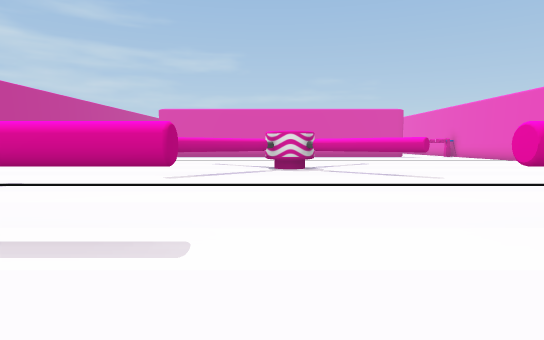
View 1 (above)

24 first-person views from a walk through a Unity game level. The camera is 1.3 m above the floor, tilts 4° down and sees 75° across. The floor is counted in squares, 2 m on a side. Each view is taken from the middle of a square. On the plan, view 1 faces up. The plan holds only what a view shows up to about 10 squares ahead; the rest is blank. The place goes on beyond the plan. The player is left out.

View 2
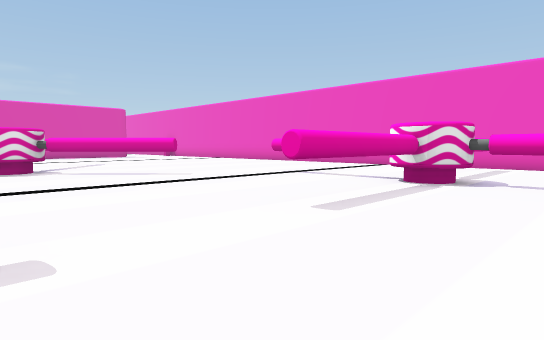

View 3
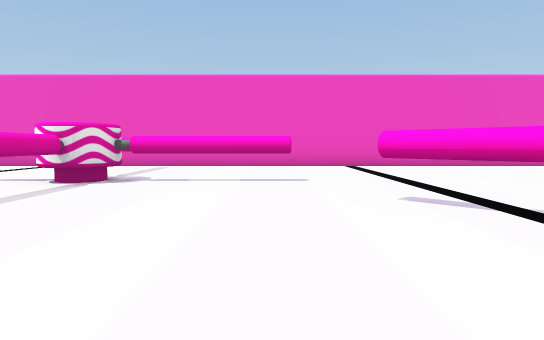

View 4
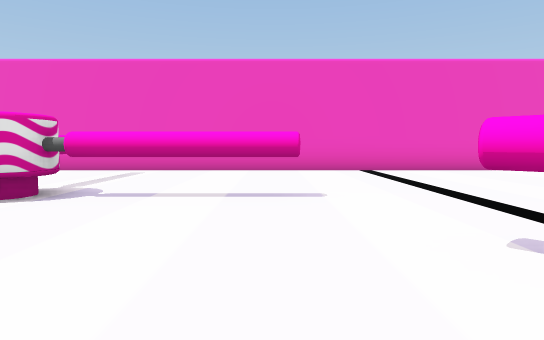

View 5
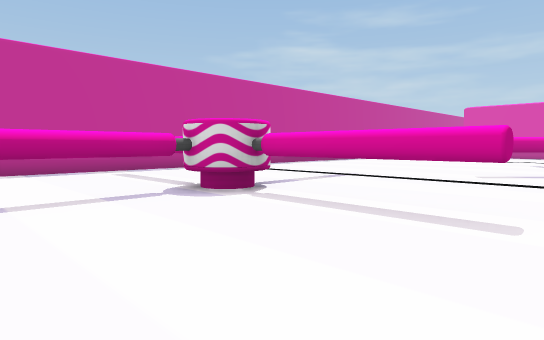

View 6
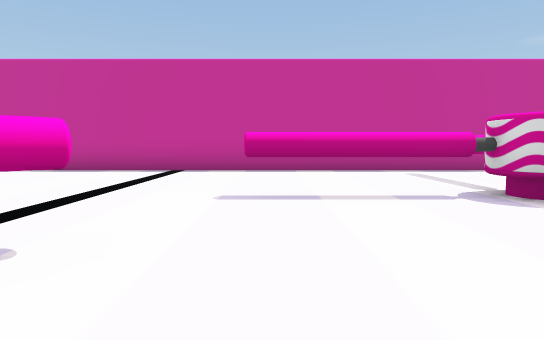

View 7
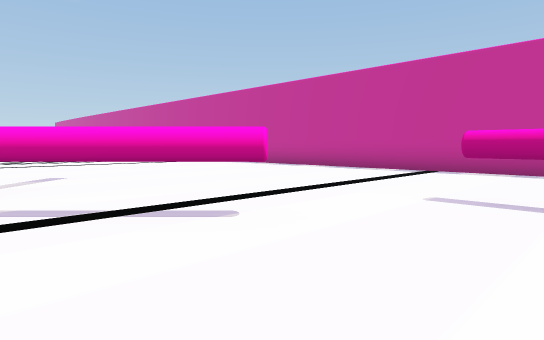

View 8
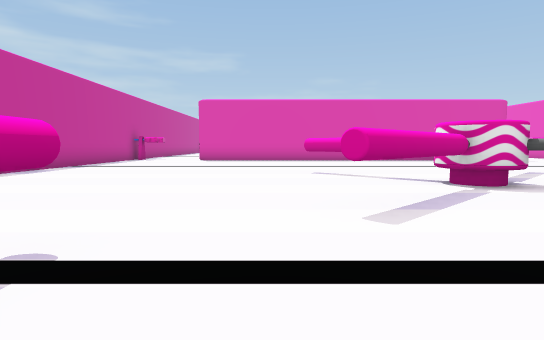

View 9
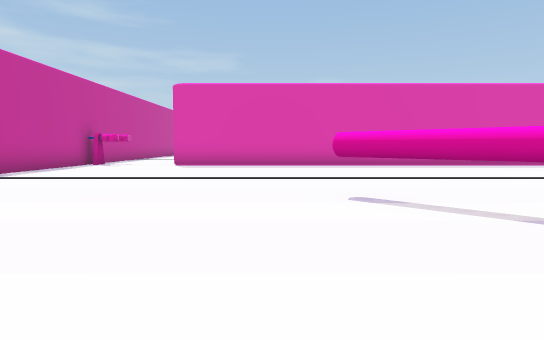

View 10
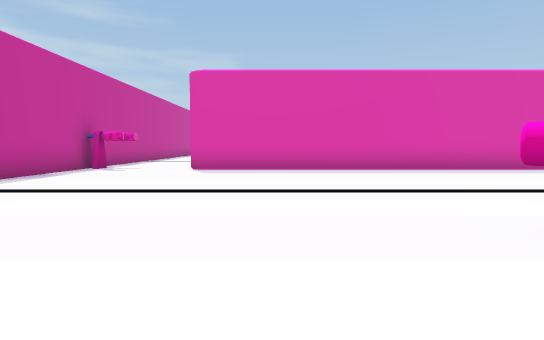

View 11
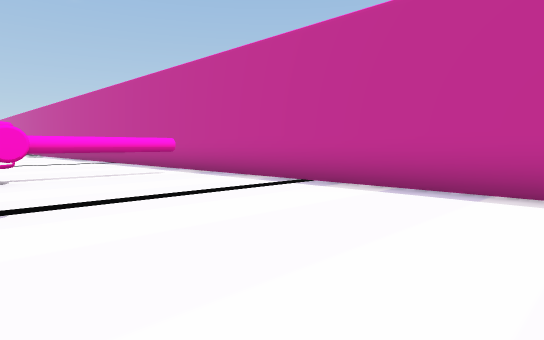

View 12
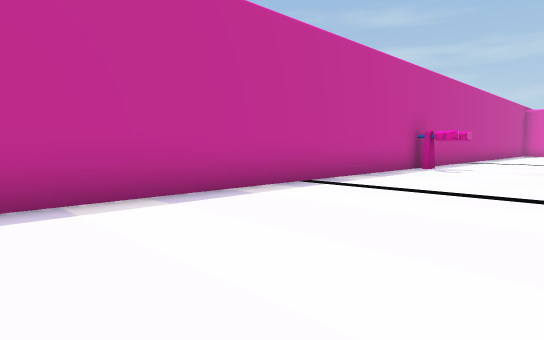

View 13
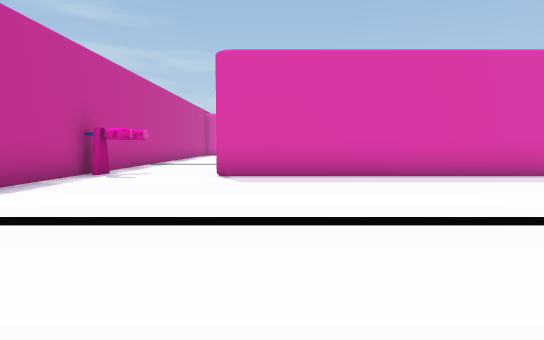

View 14
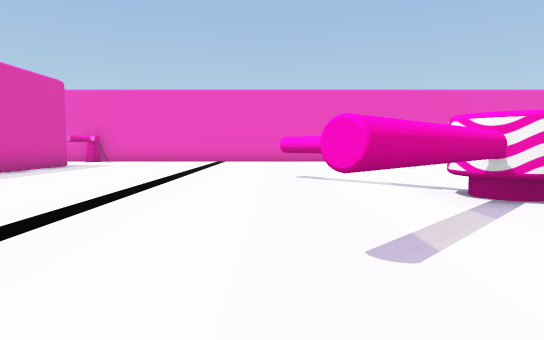

View 15
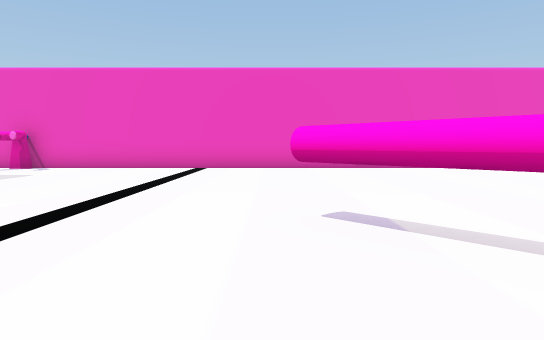

View 16
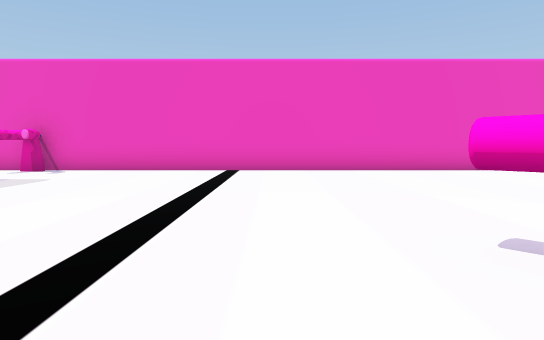

View 17
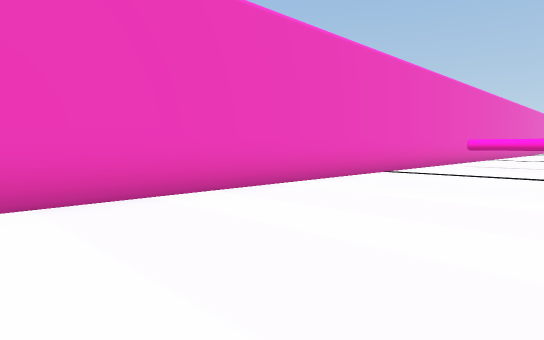

View 18
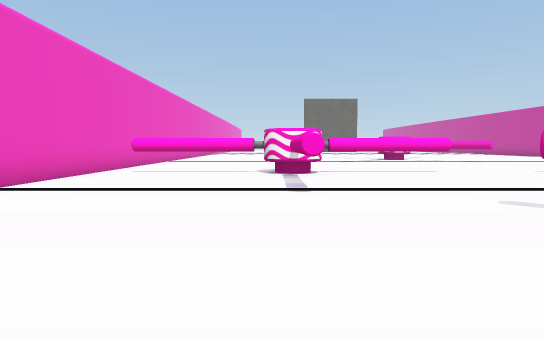

View 19
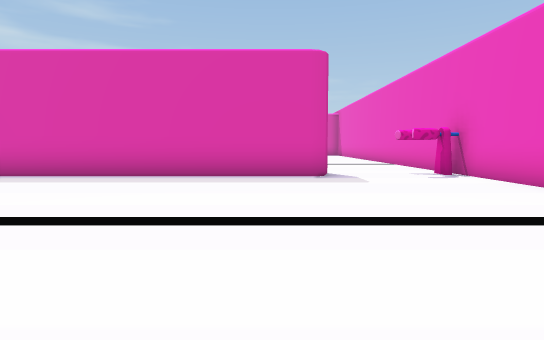

View 20
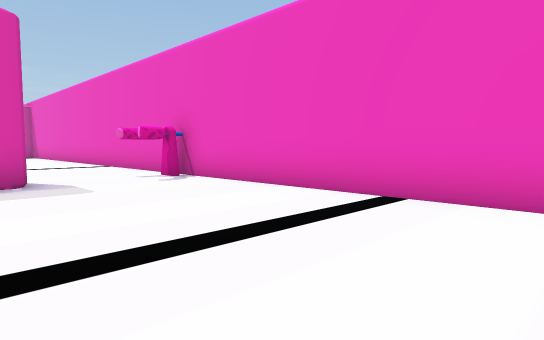

View 21
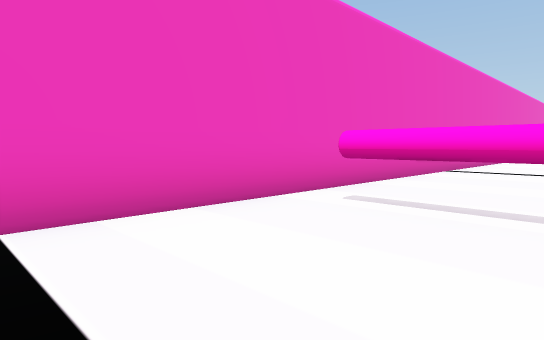

View 22
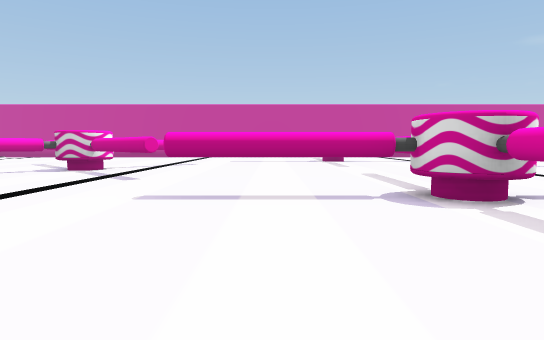

View 23
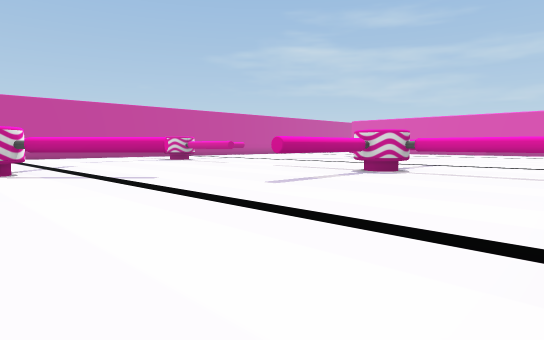

View 24
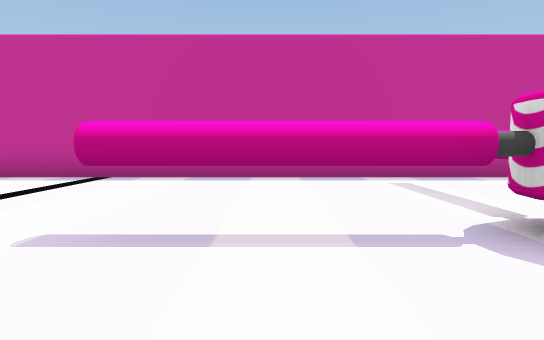

### Floor plan
Key: @ floor where view 1 was taken; # wall or solid block; . floor; O other object.
Columns run from 10 left of view 1 to 11 right of it. Each row starts with its distance up from view 1.
 21 #...             ....#
 20 #OO.##############.OO#
 19 #....................#
 18 #....................#
 17 #....................#
 16 #....................#
 15 #....................#
 14 #....................#
 13 #............O.......#
 12 #.......OO..O........#
 11 #........OOO.........#
 10 #.........##.........#
  9 #........O..O........#
  8 #.......O...OO.......#
  7 #....................#
  6 #....O.........O.....#
  5 #....O.........O.....#
  4 #....O.........O.....#
  3 #....##........##....#
  2 #.OOO##OOO..OOO##OOO.#
  1 #....O.........O.....#
  0 #....O....@....O.....#
 -1 #....O.........O.....#
 -2 #....................#
 -3 #.......O....O.......#
 -4 #........O..O........#
 -5 #.........##.........#
 -6 #......... O.  ......#

Where each view was taken, in squares from view 1:
view 1: 0 up, 0 right, facing up
view 2: 0 up, 1 left, facing up-right
view 3: 1 down, 1 left, facing right
view 4: 1 down, 1 right, facing right
view 5: 1 down, 0 right, facing up-left
view 6: 1 down, 0 right, facing left
view 7: 0 up, 0 right, facing down-left
view 8: 4 up, 3 left, facing up
view 9: 8 up, 3 left, facing up
view 10: 10 up, 4 left, facing up
view 11: 10 up, 4 left, facing down-left
view 12: 10 up, 5 left, facing up-left
view 13: 12 up, 5 left, facing up
view 14: 13 up, 4 left, facing right
view 15: 13 up, 0 right, facing right
view 16: 14 up, 1 right, facing right
view 17: 14 up, 6 right, facing down-right
view 18: 11 up, 6 right, facing down
view 19: 12 up, 6 right, facing up
view 20: 13 up, 6 right, facing up-right
view 21: 6 up, 7 right, facing down-right
view 22: 0 up, 10 right, facing left
view 23: 6 down, 10 right, facing up-left
view 24: 0 up, 2 left, facing left
